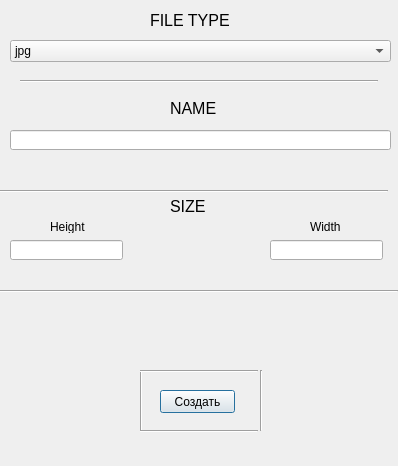
<?xml version="1.0" encoding="UTF-8"?>
<ui version="4.0">
 <class>createrwid</class>
 <widget class="QDialog" name="createrwid">
  <property name="geometry">
   <rect>
    <x>0</x>
    <y>0</y>
    <width>398</width>
    <height>466</height>
   </rect>
  </property>
  <property name="windowTitle">
   <string>Dialog</string>
  </property>
  <widget class="QComboBox" name="comboBox">
   <property name="geometry">
    <rect>
     <x>10</x>
     <y>40</y>
     <width>381</width>
     <height>22</height>
    </rect>
   </property>
   <item>
    <property name="text">
     <string>jpg</string>
    </property>
   </item>
   <item>
    <property name="text">
     <string>png</string>
    </property>
   </item>
  </widget>
  <widget class="QLineEdit" name="lineEdit">
   <property name="geometry">
    <rect>
     <x>10</x>
     <y>130</y>
     <width>381</width>
     <height>20</height>
    </rect>
   </property>
  </widget>
  <widget class="Line" name="line">
   <property name="geometry">
    <rect>
     <x>20</x>
     <y>80</y>
     <width>118</width>
     <height>3</height>
    </rect>
   </property>
   <property name="orientation">
    <enum>Qt::Horizontal</enum>
   </property>
  </widget>
  <widget class="Line" name="line_2">
   <property name="geometry">
    <rect>
     <x>130</x>
     <y>80</y>
     <width>118</width>
     <height>3</height>
    </rect>
   </property>
   <property name="orientation">
    <enum>Qt::Horizontal</enum>
   </property>
  </widget>
  <widget class="Line" name="line_3">
   <property name="geometry">
    <rect>
     <x>240</x>
     <y>80</y>
     <width>118</width>
     <height>3</height>
    </rect>
   </property>
   <property name="orientation">
    <enum>Qt::Horizontal</enum>
   </property>
  </widget>
  <widget class="Line" name="line_4">
   <property name="geometry">
    <rect>
     <x>260</x>
     <y>80</y>
     <width>118</width>
     <height>3</height>
    </rect>
   </property>
   <property name="orientation">
    <enum>Qt::Horizontal</enum>
   </property>
  </widget>
  <widget class="QPushButton" name="btncreation">
   <property name="geometry">
    <rect>
     <x>160</x>
     <y>390</y>
     <width>75</width>
     <height>23</height>
    </rect>
   </property>
   <property name="text">
    <string>Создать</string>
   </property>
  </widget>
  <widget class="QLabel" name="label">
   <property name="geometry">
    <rect>
     <x>150</x>
     <y>10</y>
     <width>91</width>
     <height>20</height>
    </rect>
   </property>
   <property name="font">
    <font>
     <pointsize>12</pointsize>
    </font>
   </property>
   <property name="text">
    <string>FILE TYPE</string>
   </property>
  </widget>
  <widget class="QLabel" name="label_2">
   <property name="geometry">
    <rect>
     <x>170</x>
     <y>100</y>
     <width>47</width>
     <height>16</height>
    </rect>
   </property>
   <property name="font">
    <font>
     <pointsize>12</pointsize>
    </font>
   </property>
   <property name="text">
    <string>NAME</string>
   </property>
  </widget>
  <widget class="Line" name="line_5">
   <property name="geometry">
    <rect>
     <x>40</x>
     <y>190</y>
     <width>118</width>
     <height>3</height>
    </rect>
   </property>
   <property name="orientation">
    <enum>Qt::Horizontal</enum>
   </property>
  </widget>
  <widget class="Line" name="line_6">
   <property name="geometry">
    <rect>
     <x>160</x>
     <y>190</y>
     <width>118</width>
     <height>3</height>
    </rect>
   </property>
   <property name="orientation">
    <enum>Qt::Horizontal</enum>
   </property>
  </widget>
  <widget class="Line" name="line_7">
   <property name="geometry">
    <rect>
     <x>110</x>
     <y>190</y>
     <width>118</width>
     <height>3</height>
    </rect>
   </property>
   <property name="orientation">
    <enum>Qt::Horizontal</enum>
   </property>
  </widget>
  <widget class="Line" name="line_8">
   <property name="geometry">
    <rect>
     <x>270</x>
     <y>190</y>
     <width>118</width>
     <height>3</height>
    </rect>
   </property>
   <property name="orientation">
    <enum>Qt::Horizontal</enum>
   </property>
  </widget>
  <widget class="Line" name="line_9">
   <property name="geometry">
    <rect>
     <x>0</x>
     <y>190</y>
     <width>118</width>
     <height>3</height>
    </rect>
   </property>
   <property name="orientation">
    <enum>Qt::Horizontal</enum>
   </property>
  </widget>
  <widget class="QLineEdit" name="height_b">
   <property name="geometry">
    <rect>
     <x>10</x>
     <y>240</y>
     <width>113</width>
     <height>20</height>
    </rect>
   </property>
  </widget>
  <widget class="QLineEdit" name="width_b">
   <property name="geometry">
    <rect>
     <x>270</x>
     <y>240</y>
     <width>113</width>
     <height>20</height>
    </rect>
   </property>
  </widget>
  <widget class="QLabel" name="label_3">
   <property name="geometry">
    <rect>
     <x>50</x>
     <y>220</y>
     <width>47</width>
     <height>13</height>
    </rect>
   </property>
   <property name="text">
    <string>Height</string>
   </property>
  </widget>
  <widget class="QLabel" name="label_4">
   <property name="geometry">
    <rect>
     <x>310</x>
     <y>220</y>
     <width>47</width>
     <height>13</height>
    </rect>
   </property>
   <property name="text">
    <string>Width</string>
   </property>
  </widget>
  <widget class="Line" name="line_10">
   <property name="geometry">
    <rect>
     <x>0</x>
     <y>290</y>
     <width>118</width>
     <height>3</height>
    </rect>
   </property>
   <property name="orientation">
    <enum>Qt::Horizontal</enum>
   </property>
  </widget>
  <widget class="Line" name="line_11">
   <property name="geometry">
    <rect>
     <x>110</x>
     <y>290</y>
     <width>118</width>
     <height>3</height>
    </rect>
   </property>
   <property name="orientation">
    <enum>Qt::Horizontal</enum>
   </property>
  </widget>
  <widget class="Line" name="line_12">
   <property name="geometry">
    <rect>
     <x>230</x>
     <y>290</y>
     <width>118</width>
     <height>3</height>
    </rect>
   </property>
   <property name="orientation">
    <enum>Qt::Horizontal</enum>
   </property>
  </widget>
  <widget class="Line" name="line_13">
   <property name="geometry">
    <rect>
     <x>280</x>
     <y>290</y>
     <width>118</width>
     <height>3</height>
    </rect>
   </property>
   <property name="orientation">
    <enum>Qt::Horizontal</enum>
   </property>
  </widget>
  <widget class="QLabel" name="label_5">
   <property name="geometry">
    <rect>
     <x>170</x>
     <y>200</y>
     <width>47</width>
     <height>13</height>
    </rect>
   </property>
   <property name="font">
    <font>
     <pointsize>12</pointsize>
    </font>
   </property>
   <property name="text">
    <string>SIZE</string>
   </property>
  </widget>
  <widget class="Line" name="line_14">
   <property name="geometry">
    <rect>
     <x>140</x>
     <y>370</y>
     <width>3</width>
     <height>61</height>
    </rect>
   </property>
   <property name="orientation">
    <enum>Qt::Vertical</enum>
   </property>
  </widget>
  <widget class="Line" name="line_15">
   <property name="geometry">
    <rect>
     <x>140</x>
     <y>370</y>
     <width>118</width>
     <height>3</height>
    </rect>
   </property>
   <property name="orientation">
    <enum>Qt::Horizontal</enum>
   </property>
  </widget>
  <widget class="Line" name="line_16">
   <property name="geometry">
    <rect>
     <x>140</x>
     <y>430</y>
     <width>118</width>
     <height>3</height>
    </rect>
   </property>
   <property name="orientation">
    <enum>Qt::Horizontal</enum>
   </property>
  </widget>
  <widget class="Line" name="line_17">
   <property name="geometry">
    <rect>
     <x>260</x>
     <y>370</y>
     <width>3</width>
     <height>61</height>
    </rect>
   </property>
   <property name="orientation">
    <enum>Qt::Vertical</enum>
   </property>
  </widget>
  <widget class="Line" name="line_18">
   <property name="geometry">
    <rect>
     <x>180</x>
     <y>290</y>
     <width>118</width>
     <height>3</height>
    </rect>
   </property>
   <property name="orientation">
    <enum>Qt::Horizontal</enum>
   </property>
  </widget>
 </widget>
 <resources/>
 <connections/>
</ui>
